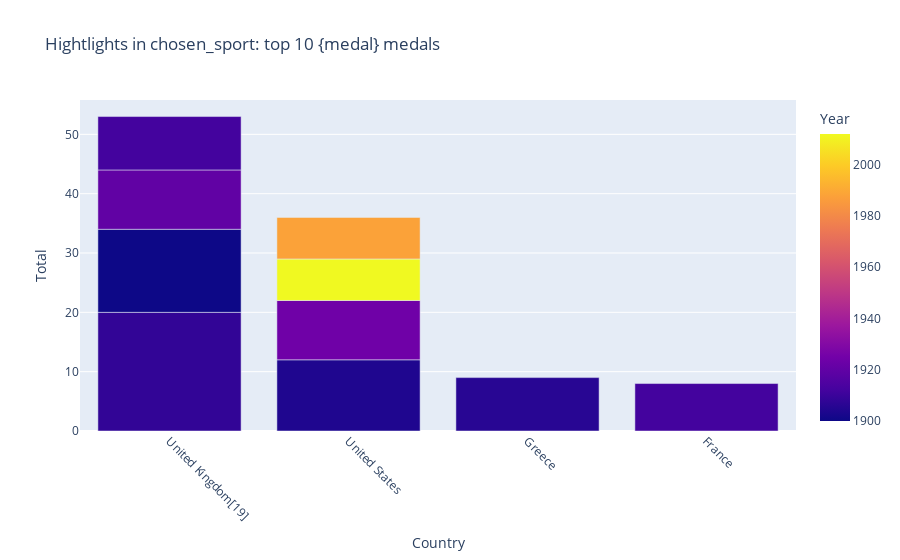

Source (notebook cell):
### Code cell
fig2 = px.bar(dff_sort, x=dff_sort["Country"], y=medal, color="Year",
    title="Hightlights in chosen_sport: top 10 {medal} medals",
    labels={"value":"Number of medals", "variable":"Country"}
    )
fig2.update_layout(barmode='group', xaxis_tickangle=45)
fig2.show()

### Figure 1 — Plotly figure (JSON) as saved in the notebook; plotly's stock layout.template omitted (floating-point values rounded to 4 significant figures)
{"data": [{"alignmentgroup": "True", "hovertemplate": "Country=%{x}<br>Total=%{y}<br>Year=%{marker.color}<extra></extra>", "legendgroup": "", "marker": {"color": [1908, 1900, 1904, 1924, 1920, 1906, 1912, 1912, 2012, 1988], "coloraxis": "coloraxis", "pattern": {"shape": ""}}, "name": "", "offsetgroup": "", "orientation": "v", "showlegend": false, "textposition": "auto", "type": "bar", "x": ["United Kingdom[19]", "United Kingdom[19]", "United States", "United States", "United Kingdom[19]", "Greece", "United Kingdom[19]", "France", "United States", "United States"], "xaxis": "x", "y": [20, 14, 12, 10, 10, 9, 9, 8, 7, 7], "yaxis": "y"}], "layout": {"barmode": "group", "coloraxis": {"colorbar": {"title": {"text": "Year"}}, "colorscale": [[0, "#0d0887"], [0.1111, "#46039f"], [0.2222, "#7201a8"], [0.3333, "#9c179e"], [0.4444, "#bd3786"], [0.5556, "#d8576b"], [0.6667, "#ed7953"], [0.7778, "#fb9f3a"], [0.8889, "#fdca26"], [1, "#f0f921"]]}, "legend": {"tracegroupgap": 0}, "title": {"text": "Hightlights in chosen_sport: top 10 {medal} medals"}, "xaxis": {"anchor": "y", "domain": [0, 1], "tickangle": 45, "title": {"text": "Country"}}, "yaxis": {"anchor": "x", "domain": [0, 1], "title": {"text": "Total"}}}}
